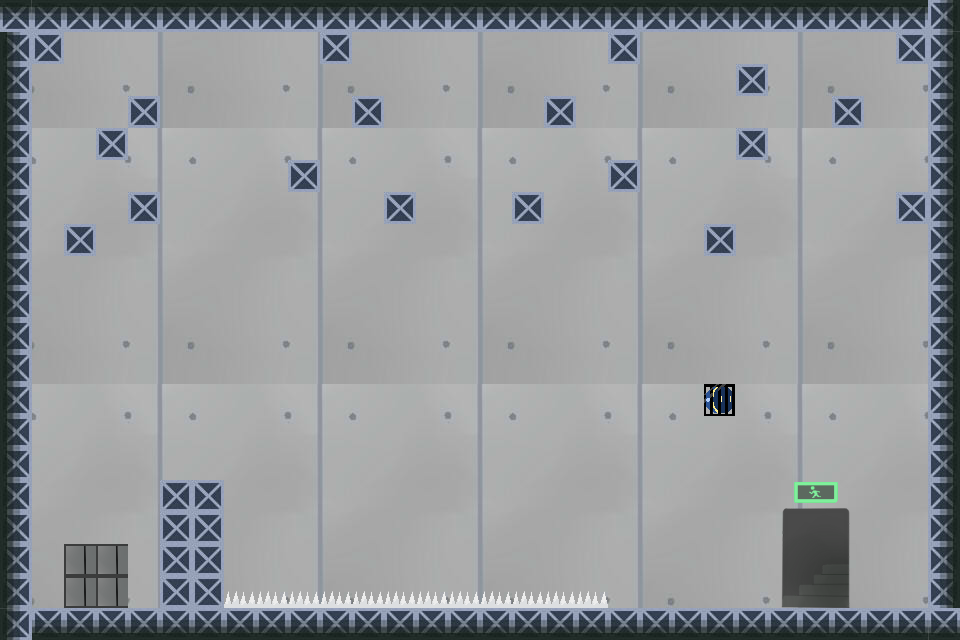

A 2D game scene composited from a Tiled map and its tileset images. What follows is a short description and the map's XML, with each tile layer's data collapsed to a summary:
An orthogonal 30x20 tile map with 32x32 px tiles, 5 tile layers (Background, Platform, Snare, Cage, ...).

<map version="1.0" tiledversion="1.1.4" orientation="orthogonal" renderorder="right-down" width="30" height="20" tilewidth="32" tileheight="32" infinite="0" nextobjectid="1">
 <tileset firstgid="1" source="地图素材.tsx" />
 <layer name="Background" width="30" height="20">
  <data>[600 cells, 600 non-empty, 40 distinct tile ids]</data>
 </layer>
 <layer name="Platform" width="30" height="20">
  <data>[600 cells, 123 non-empty, 3 distinct tile ids]</data>
 </layer>
 <layer name="Snare" width="30" height="20">
  <data>[600 cells, 25 non-empty, 14 distinct tile ids]</data>
 </layer>
 <layer name="Cage" width="30" height="20">
  <data>[600 cells, 1 non-empty, 1 distinct tile ids]</data>
 </layer>
 <layer name="Target" width="30" height="20">
  <data>[600 cells, 4 non-empty, 1 distinct tile ids]</data>
 </layer>
</map>